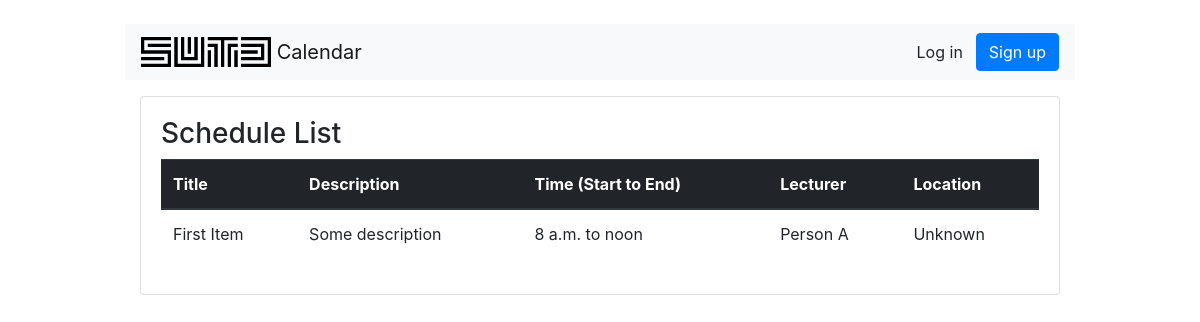
Page /schedule/ on the committed database.
### schedule/models.py (models this page shows)
class Schedule(models.Model):
    title = models.CharField(max_length=120)
    description = models.TextField(blank=True, null=True)
    date = models.DateField(("Date"), default=datetime.date.today)
    start_time = models.TimeField()
    end_time = models.TimeField()
    lecturer = models.CharField(max_length=50)
    location = models.CharField(max_length=50)
    isEvent = models.BooleanField(default=False)
    def __str__(self):
        return self.title

### schedule/views.py (the view)
# urls.py: path('', ScheduleListView.as_view(), name='list'),
class ScheduleListView(ListView):
	model = Schedule
	template_name = "schedule/schedule_list.html"
	queryset = Schedule.objects.all()

### schedule/templates/schedule/schedule_list.html (shortened to what this page needs)
{% extends 'base.html' %}
{% block content %}
<h3>Schedule List</h3>
<table class="table table-hover">
		<thead class="thead-dark">
			<tr>
			    <th scope="col">Title</th>
			    <th scope="col">Description</th>
			    <th scope="col">Time (Start to End)</th>
			    <th scope="col">Lecturer</th>
			    <th scope="col">Location </th>
		  	</tr>
			{% for item in object_list %}
		    	 <tr>
					<td>{{ item.title }} </td>
					<td>{{ item.description }}</td>
					<td>{{ item.start_time }} to {{ item.end_time }}</td>
					<td>{{ item.lecturer }} </td>
					<td>{{ item.location }}</td>
				</tr>
	   	{% empty %}
	    	<tr>
				<td>No schedules yet </td>
				<td></td>
				<td></td>
	    	</tr>
		{% endfor %}
	</table>
{% endblock %}

### rows in the picture
Schedule: title "First Item", description "Some description", start_time "8 a.m.", end_time "noon", lecturer "Person A", location "Unknown"
